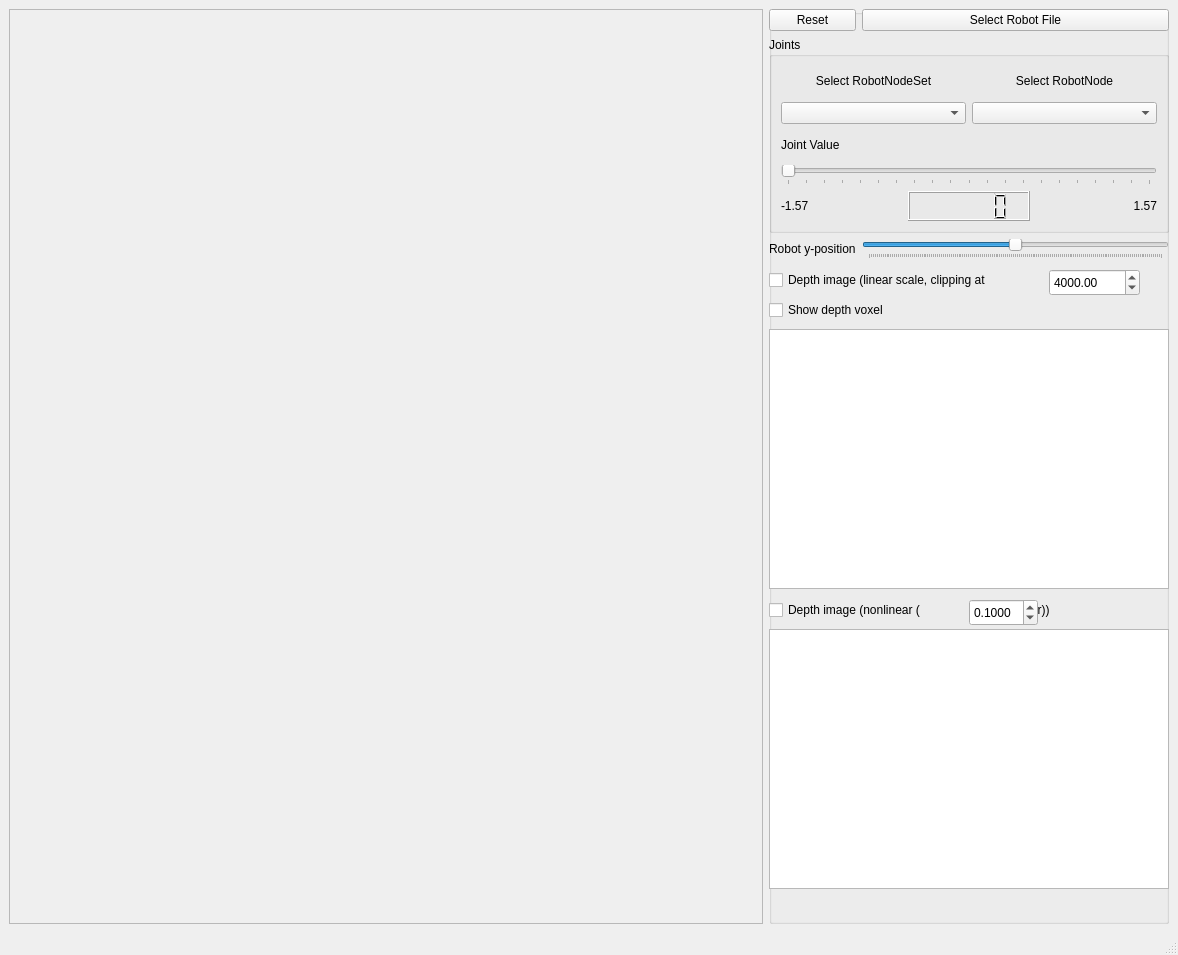
<?xml version="1.0" encoding="UTF-8"?>
<ui version="4.0">
 <class>MainWindowCamera</class>
 <widget class="QMainWindow" name="MainWindowCamera">
  <property name="geometry">
   <rect>
    <x>0</x>
    <y>0</y>
    <width>1178</width>
    <height>955</height>
   </rect>
  </property>
  <property name="windowTitle">
   <string>Simox - VirtualRobot - Show Robot</string>
  </property>
  <widget class="QWidget" name="centralwidget">
   <layout class="QGridLayout" name="gridLayout">
    <item row="0" column="0">
     <widget class="QFrame" name="frameViewer">
      <property name="frameShape">
       <enum>QFrame::StyledPanel</enum>
      </property>
      <property name="frameShadow">
       <enum>QFrame::Raised</enum>
      </property>
     </widget>
    </item>
    <item row="0" column="1">
     <widget class="QGroupBox" name="groupBox">
      <property name="maximumSize">
       <size>
        <width>400</width>
        <height>16777215</height>
       </size>
      </property>
      <property name="title">
       <string/>
      </property>
      <widget class="QWidget" name="widget_2" native="true">
       <property name="geometry">
        <rect>
         <x>0</x>
         <y>0</y>
         <width>400</width>
         <height>250</height>
        </rect>
       </property>
       <property name="sizePolicy">
        <sizepolicy hsizetype="Preferred" vsizetype="Preferred">
         <horstretch>0</horstretch>
         <verstretch>0</verstretch>
        </sizepolicy>
       </property>
       <layout class="QGridLayout" name="gridLayout_3">
        <item row="0" column="0">
         <widget class="QPushButton" name="pushButtonReset">
          <property name="text">
           <string>Reset</string>
          </property>
         </widget>
        </item>
        <item row="0" column="1">
         <widget class="QPushButton" name="pushButtonLoad">
          <property name="text">
           <string>Select Robot File</string>
          </property>
         </widget>
        </item>
        <item row="1" column="0" colspan="2">
         <widget class="QGroupBox" name="groupBox_2">
          <property name="title">
           <string>Joints</string>
          </property>
          <layout class="QGridLayout" name="gridLayout_4">
           <item row="1" column="1">
            <widget class="QComboBox" name="comboBoxJoint"/>
           </item>
           <item row="1" column="0">
            <widget class="QComboBox" name="comboBoxRobotNodeSet"/>
           </item>
           <item row="0" column="0">
            <widget class="QLabel" name="label_3">
             <property name="text">
              <string>Select RobotNodeSet</string>
             </property>
             <property name="alignment">
              <set>Qt::AlignCenter</set>
             </property>
            </widget>
           </item>
           <item row="0" column="1">
            <widget class="QLabel" name="label_4">
             <property name="text">
              <string>Select RobotNode</string>
             </property>
             <property name="alignment">
              <set>Qt::AlignCenter</set>
             </property>
            </widget>
           </item>
           <item row="3" column="0" colspan="2">
            <widget class="QSlider" name="horizontalSliderPos">
             <property name="maximum">
              <number>1000</number>
             </property>
             <property name="pageStep">
              <number>50</number>
             </property>
             <property name="orientation">
              <enum>Qt::Horizontal</enum>
             </property>
             <property name="tickPosition">
              <enum>QSlider::TicksBelow</enum>
             </property>
            </widget>
           </item>
           <item row="4" column="0" colspan="2">
            <layout class="QHBoxLayout" name="horizontalLayout">
             <item>
              <widget class="QLabel" name="labelMinPos">
               <property name="text">
                <string>-1.57</string>
               </property>
              </widget>
             </item>
             <item>
              <widget class="QLCDNumber" name="lcdNumberJointValue">
               <property name="frameShadow">
                <enum>QFrame::Raised</enum>
               </property>
               <property name="smallDecimalPoint">
                <bool>true</bool>
               </property>
               <property name="digitCount">
                <number>5</number>
               </property>
               <property name="segmentStyle">
                <enum>QLCDNumber::Filled</enum>
               </property>
               <property name="value" stdset="0">
                <double>0.000000000000000</double>
               </property>
              </widget>
             </item>
             <item>
              <widget class="QLabel" name="labelMaxPos">
               <property name="layoutDirection">
                <enum>Qt::RightToLeft</enum>
               </property>
               <property name="text">
                <string>1.57</string>
               </property>
               <property name="alignment">
                <set>Qt::AlignRight|Qt::AlignTrailing|Qt::AlignVCenter</set>
               </property>
              </widget>
             </item>
            </layout>
           </item>
           <item row="2" column="0" colspan="2">
            <widget class="QLabel" name="label_2">
             <property name="text">
              <string>Joint Value</string>
             </property>
            </widget>
           </item>
          </layout>
         </widget>
        </item>
        <item row="2" column="0">
         <widget class="QLabel" name="label">
          <property name="text">
           <string>Robot y-position</string>
          </property>
         </widget>
        </item>
        <item row="2" column="1">
         <widget class="QSlider" name="horizontalSliderRobotY">
          <property name="minimum">
           <number>-750</number>
          </property>
          <property name="maximum">
           <number>750</number>
          </property>
          <property name="orientation">
           <enum>Qt::Horizontal</enum>
          </property>
          <property name="invertedAppearance">
           <bool>false</bool>
          </property>
          <property name="invertedControls">
           <bool>false</bool>
          </property>
          <property name="tickPosition">
           <enum>QSlider::TicksBelow</enum>
          </property>
         </widget>
        </item>
       </layout>
      </widget>
      <widget class="QWidget" name="widget" native="true">
       <property name="geometry">
        <rect>
         <x>0</x>
         <y>260</y>
         <width>400</width>
         <height>621</height>
        </rect>
       </property>
       <widget class="QCheckBox" name="checkBoxDepthCam1">
        <property name="geometry">
         <rect>
          <x>0</x>
          <y>0</y>
          <width>391</width>
          <height>22</height>
         </rect>
        </property>
        <property name="text">
         <string>Depth image (linear scale, clipping at                              )</string>
        </property>
       </widget>
       <widget class="QGraphicsView" name="cam1">
        <property name="geometry">
         <rect>
          <x>0</x>
          <y>60</y>
          <width>400</width>
          <height>260</height>
         </rect>
        </property>
        <property name="sizePolicy">
         <sizepolicy hsizetype="Fixed" vsizetype="Fixed">
          <horstretch>0</horstretch>
          <verstretch>0</verstretch>
         </sizepolicy>
        </property>
        <property name="minimumSize">
         <size>
          <width>11</width>
          <height>0</height>
         </size>
        </property>
        <property name="verticalScrollBarPolicy">
         <enum>Qt::ScrollBarAlwaysOff</enum>
        </property>
        <property name="horizontalScrollBarPolicy">
         <enum>Qt::ScrollBarAlwaysOff</enum>
        </property>
       </widget>
       <widget class="QCheckBox" name="checkBoxDepthCam2">
        <property name="geometry">
         <rect>
          <x>0</x>
          <y>330</y>
          <width>391</width>
          <height>22</height>
         </rect>
        </property>
        <property name="text">
         <string>Depth image (nonlinear (                       *z-buffer))</string>
        </property>
       </widget>
       <widget class="QGraphicsView" name="cam2">
        <property name="geometry">
         <rect>
          <x>0</x>
          <y>360</y>
          <width>400</width>
          <height>260</height>
         </rect>
        </property>
        <property name="sizePolicy">
         <sizepolicy hsizetype="Fixed" vsizetype="Fixed">
          <horstretch>0</horstretch>
          <verstretch>0</verstretch>
         </sizepolicy>
        </property>
        <property name="verticalScrollBarPolicy">
         <enum>Qt::ScrollBarAlwaysOff</enum>
        </property>
        <property name="horizontalScrollBarPolicy">
         <enum>Qt::ScrollBarAlwaysOff</enum>
        </property>
       </widget>
       <widget class="QDoubleSpinBox" name="doubleSpinBoxNonLinFactor">
        <property name="geometry">
         <rect>
          <x>200</x>
          <y>330</y>
          <width>69</width>
          <height>27</height>
         </rect>
        </property>
        <property name="decimals">
         <number>4</number>
        </property>
        <property name="maximum">
         <double>10.000000000000000</double>
        </property>
        <property name="singleStep">
         <double>0.100000000000000</double>
        </property>
        <property name="value">
         <double>0.100000000000000</double>
        </property>
       </widget>
       <widget class="QDoubleSpinBox" name="doubleSpinBoxDepthLinClip">
        <property name="geometry">
         <rect>
          <x>280</x>
          <y>0</y>
          <width>91</width>
          <height>27</height>
         </rect>
        </property>
        <property name="minimum">
         <double>11.000000000000000</double>
        </property>
        <property name="maximum">
         <double>10000.000000000000000</double>
        </property>
        <property name="singleStep">
         <double>10.000000000000000</double>
        </property>
        <property name="value">
         <double>4000.000000000000000</double>
        </property>
       </widget>
       <widget class="QCheckBox" name="checkBoxShowDepthVoxel">
        <property name="geometry">
         <rect>
          <x>0</x>
          <y>30</y>
          <width>381</width>
          <height>22</height>
         </rect>
        </property>
        <property name="text">
         <string>Show depth voxel</string>
        </property>
       </widget>
      </widget>
     </widget>
    </item>
   </layout>
  </widget>
  <widget class="QMenuBar" name="menubar">
   <property name="geometry">
    <rect>
     <x>0</x>
     <y>0</y>
     <width>1178</width>
     <height>22</height>
    </rect>
   </property>
  </widget>
  <widget class="QStatusBar" name="statusbar"/>
 </widget>
 <resources/>
 <connections/>
</ui>
